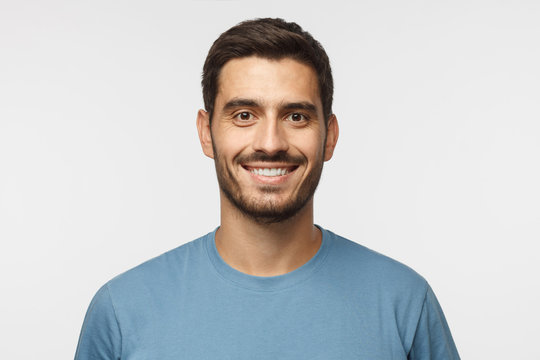
#> input picture OM/Lab-3/lena.jpeg, 540 x 360 px, found by its file name
$ jupyter execute --allow-errors LAB3.ipynb   (shell and % lines are left out)
#> lines starting #> are read from the running program, lines starting #| are printed output that depends on the picture
[cell 1]
import numpy as np
from PIL import Image,ImageFont,ImageDraw
from PIL.ImageChops import add,subtract,difference,multiply,screen
import PIL.ImageStat as stat
from skimage.io import imread,imsave,imshow,show,imread_collection,imshow_collection
from skimage import color,exposure , img_as_float , data
from skimage.transform import SimilarityTransform,warp,swirl
from skimage.util import invert , random_noise , montage
import matplotlib.image as mpimg
import matplotlib.pylab as plt
from scipy.ndimage import affine_transform,zoom
from scipy import misc
import cv2

[cell 2]
lena = Image.open('./Image/lena.jpeg')
#> lena is the input picture: PIL image 540x360 RGB; mean R, G, B 201.3, 202.8, 203.9
lenaL = lena.convert('L')
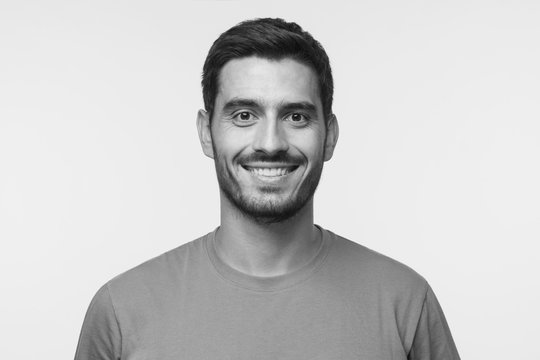
#> lenaL: PIL image 540x360 L; min 6, max 254, mean 202.5
lenaP = lena.convert('P')
lenaL.show()
lenaP.show()

[cell 3]
print(lenaL.width,lenaL.height,lenaL.mode,lenaL.format,type(lenaL))
#| 540 360 L None <class 'PIL.Image.Image'>
lenaL

[cell 4]
plt.figure(figsize=(2,2))
# plt.imshow(lenaL) #Display an image
plt.imshow(lenaL,cmap='gray') #Display the image in grayscale
plt.axis('off') #Turn off the axis
plt.show()

[cell 5]
x=np.array(lenaL)
x

[cell 6]
print(x.shape)
#| (360, 540)

[cell 7]
img=imread('./Image/lena.jpeg')
img.shape
#> Out = (360, 540, 3)

[cell 8]
img1=lenaL
# img1=img1.resize((100,100))
img1=img1.convert("RGB")
img2= lena
# img2=img2.resize((100,100))
img1.show()
print(img1.size)
#| (540, 360)
print(img2.size)
#| (540, 360)
for alpha in np.linspace(0,1,10):
    img3=Image.blend(img1,img2,alpha)
    img3=img3.convert("RGB")
    # img3=(1-alpha)*img2+alpha*img1
    # plt.subplot(1,2,1)
    plt.imshow(img3)
    plt.axis('off')
    plt.show()
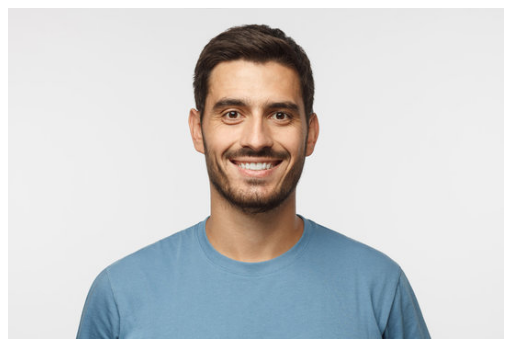
#> figure drawn by matplotlib, 1 panel

[cell 9]
img1=Image.open('./Image/lena.jpeg')
img1=img1.resize((100,100))
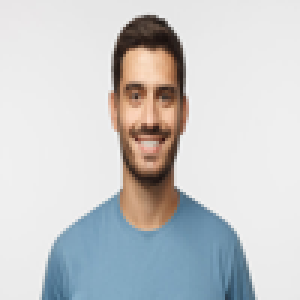
#> img1: PIL image 100x100 RGB (shown 3 times larger); mean R, G, B 201.3, 202.8, 203.9
#> (the rest of this cell did not finish here and is left out)

#> (a cell that did not finish here is left out)

[cell 11]
#image blending
#produce mulitple intermediate photos , then we run through speedily
# which gives illusion of One image converting to another image

#Signal Super Imposition

#resizing both image to same size for blending as it is compulsory for blending
#modes of both imagee must be same if rgb then both rgb
#converting image to signal using normal distribution , where image normalize by dividing through highest intensity (255)
im1 = mpimg.imread("Image/lena.jpeg")/255
im2 = Image.open('Image/lena.jpeg')
im3 = np.array(im2.resize((1200,822),Image.BILINEAR))/255

im1_resized = np.array(Image.fromarray((im1 * 255).astype('uint8')).resize((1200, 822), Image.BILINEAR)) / 255

# Plot the blended images
i = 1
plt.figure(figsize=(8, 15))
for alpha in np.linspace(0, 1, 30):
    print(alpha)
    plt.subplot(13, 5, i) #this line indicates vertical distance between images row
    o_img = (1 - alpha) * im3 + alpha * im1_resized
    plt.imshow(o_img)
    plt.axis('off')
    i += 1
    plt.subplots_adjust(wspace=0.005, hspace=0.005)
#> after the loop, i = 31

plt.show()
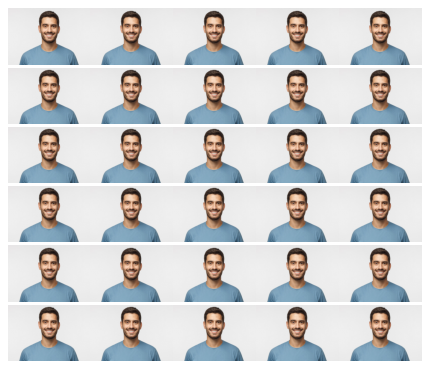
#> figure drawn by matplotlib, 30 panels

$ run again, with OM/Lab-3/female.jpeg copied over OM/Lab-3/lena.jpeg
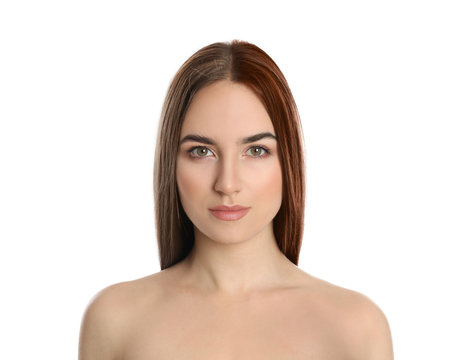
#> input picture OM/Lab-3/female.jpeg, 461 x 360 px, found by its file name
#> lena is the input picture: PIL image 461x360 RGB; mean R, G, B 230, 217.2, 209.3
#| 461 360 L None <class 'PIL.Image.Image'>
#| (360, 461)
#| (461, 360)
#| (461, 360)
#> `img1=img1.resize((100,100))`:
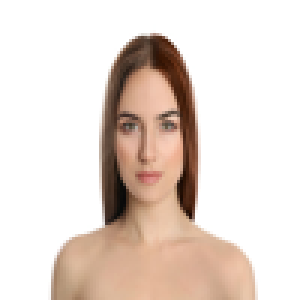
#> img1: PIL image 100x100 RGB (shown 3 times larger); mean R, G, B 230, 217.2, 209.3
#> `im3 = np.array(im2.resize((1200,822),Image.BILINEAR))/255`:
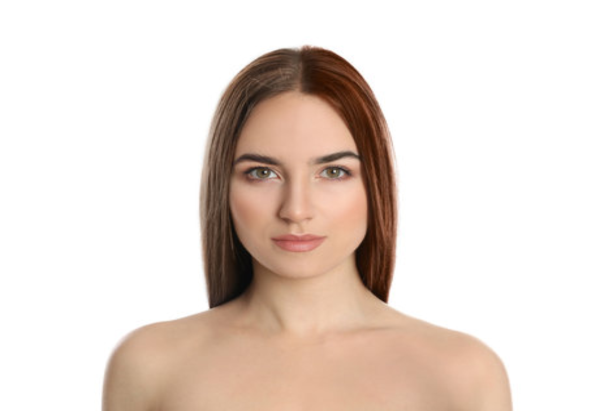
#> im3: shape (822, 1200, 3) float64 (shown at 1/2 size); mean R, G, B 0.902, 0.852, 0.821
#> after the loop `for alpha in np.linspace(0, 1, 30):`: i = 31
